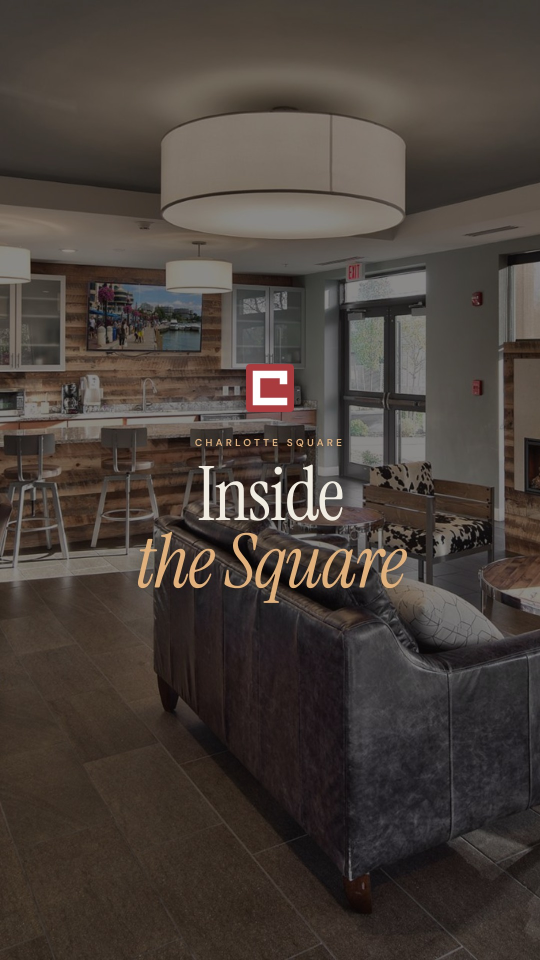
#> input picture marketing/instagram/reel-1-inside-cover.jpg, 1080 x 1920 px, given in place of grid-09-exterior.png, which was not available (shown at 1/2 size)
$ python make_reels.py reel-1-inside-cover.jpg
#> lines starting #> are read from the running program, lines starting #| are printed output that depends on the picture
### marketing/instagram/make_instagram.py
#!/usr/bin/env python3
"""Charlotte Square on Instagram: a nine-post profile grid and two Reels.

The nine posts read as one picture on the profile: photographs at the corners
and in the middle, the brand and the facts in between, in the social ads'
language (Instrument Serif with one italic accent, DM Sans small caps, the
dark ground, sand and brick). Each is a 4:5 feed post, 1080x1350 css px,
rendered at 1440x1800; the profile grid shows the middle 3:4 of each, so
nothing that matters sits within 40 px of the left or right edge.

This writes the HTML in src/. Then:
  node marketing/instagram/render.cjs        the PNGs (grid posts, reel captions and end cards)
  python3 marketing/instagram/make_reels.py  the two Reels (MP4) and the grid preview
"""
import os

HERE = os.path.dirname(os.path.abspath(__file__))
OUT = os.path.join(HERE, "src")
IMG = "../../../assets/img/"

PHONE = "(585) 748-5588"
FROM_RENT = "$2,195"          # the lowest rent on the site's live list, November 2026
RENT_AS_OF = "November 2026"
SITE = "charlottesquareroc.com"

MARK = ('<svg class="mark" viewBox="0 0 64 64" aria-hidden="true"><rect width="64" height="64" fill="#A93B3F"/>'
        '<path d="M9 9 H55 V27 H45 V19 H19 V45 H55 V55 H9 Z" fill="#fff"/></svg>')
MARK_LINE = ('<svg class="mark" viewBox="0 0 64 64" aria-hidden="true"><rect width="64" height="64" fill="#F1ECE1"/>'
             '<path d="M9 9 H55 V27 H45 V19 H19 V45 H55 V55 H9 Z" fill="#A93B3F"/></svg>')
GHOST = ('<svg class="ghost" viewBox="9 9 46 46" aria-hidden="true">'
         '<path d="M9 9 H55 V27 H45 V19 H19 V45 H55 V55 H9 Z" fill="currentColor"/></svg>')
EHO = ('<svg class="eho" viewBox="0 0 24 24" fill="none" stroke="currentColor" stroke-width="1.8" stroke-linejoin="round" aria-hidden="true">'
       '<path d="M3 11l9-7 9 7v9H3z"/><path d="M7 20v-6h10v6"/><path d="M9 17h6"/></svg>')
LEAF = ('<svg viewBox="0 0 24 24" fill="none" stroke="currentColor" stroke-width="1.8" stroke-linecap="round" stroke-linejoin="round" aria-hidden="true">'
        '<path d="M4 20c0-8 6-14 16-16-1 10-6 16-14 16"/><path d="M4 20l8-8"/></svg>')

# Where text may go, so no crop Instagram uses cuts it off (x0, y0, x1, y1 in css px).
# A feed post (4:5, 1080x1350) shows whole in the feed, the middle 3:4 on the
# profile grid today, and the middle square on older apps and some embeds: the
# safe area is inside all three, with a margin. Reels are covered by
# Instagram's buttons: the account bar at the top, the caption, sound and
# reply field at the foot, the like/comment/share column on the right. A
# Reel's cover shows on the grid as its middle 3:4, or the middle square.
SAFE_POST = (58, 159, 1022, 1191)
SAFE_REEL = (60, 220, 940, 1500)
SAFE_COVER = (60, 444, 1020, 1476)

CSS = """
:root {
  --bg: #1A1613; --cream: #F1ECE1; --paper: #EDE6D8; --body: #BEB6A7; --muted: #8F877A;
  --sand: #E2B07A; --line: rgba(241, 236, 225, .17); --brick: #A93B3F; --ink: #1A1613;
}
* { box-sizing: border-box; margin: 0; }
html, body { background: transparent; }
i { font-style: italic; }
.post {
  position: relative; overflow: hidden; width: 1080px; height: 1350px;
  background: var(--bg); color: var(--cream);
  font-family: 'DM Sans', system-ui, sans-serif; -webkit-font-smoothing: antialiased;
  padding: 170px 96px 170px; display: flex; flex-direction: column;
}
.serif { font-family: 'Instrument Serif', Georgia, serif; font-weight: 400; }
.caps { font-size: 15px; font-weight: 600; letter-spacing: .32em; text-transform: uppercase; }
.mark { width: 64px; height: 64px; border-radius: 6px; flex: none; display: block; }
.ghost { position: absolute; right: -120px; bottom: -150px; width: 620px; height: 620px; color: var(--cream); opacity: .045; pointer-events: none; }

/* ---- Photographs: full bleed, a shade at the foot for the caption. */
.post--photo { padding: 0; }
.post--photo img.bg { position: absolute; inset: 0; width: 100%; height: 100%; object-fit: cover; }
.post--photo::after { content: ""; position: absolute; inset: auto 0 0 0; height: 560px;
  background: linear-gradient(to top, rgba(18,14,12,.86), rgba(18,14,12,.5) 45%, rgba(18,14,12,0)); }
.cap { position: absolute; left: 96px; right: 96px; bottom: 170px; z-index: 2; }
.cap .caps { color: var(--sand); text-shadow: 0 1px 12px rgba(0,0,0,.5); }
.cap h2 { margin-top: 16px; font-size: 76px; line-height: 1; letter-spacing: -.01em; text-wrap: balance; text-shadow: 0 2px 24px rgba(0,0,0,.35); }
.cap h2 i { color: var(--sand); }
.corner { position: absolute; top: 160px; left: 96px; z-index: 2; width: 52px; height: 52px; }
.corner .mark { width: 52px; height: 52px; box-shadow: 0 4px 20px rgba(0,0,0,.3); }
.badge { position: absolute; top: 166px; right: 96px; z-index: 2; display: flex; align-items: center; gap: 12px;
  padding: 14px 22px 14px 18px; border-radius: 999px; background: rgba(26,22,19,.78); color: var(--cream);
  font-size: 15px; font-weight: 600; letter-spacing: .24em; text-transform: uppercase; }
.badge svg { width: 24px; height: 24px; color: #D9B45A; }

/* ---- The brand panel */
.brandpanel { justify-content: center; align-items: center; text-align: center; }
.brandpanel .mark { width: 120px; height: 120px; border-radius: 10px; }
.brandpanel .wm { margin-top: 56px; font-size: 128px; line-height: .9; letter-spacing: -.015em; }
.brandpanel .wm i { color: var(--sand); }
.brandpanel .rule { width: 120px; height: 1px; background: var(--line); margin: 52px auto 0; }
.brandpanel .caps { margin-top: 44px; color: var(--sand); line-height: 2; }
.brandpanel .small { margin-top: 10px; color: var(--body); font-size: 22px; }

/* ---- Facts, on paper */
.post--paper { background: var(--paper); color: var(--ink); }
.post--paper .ghost { color: var(--ink); opacity: .05; }
.post--paper .caps { color: var(--brick); }
.facts h2 { margin-top: 64px; font-size: 132px; line-height: .92; letter-spacing: -.015em; }
.facts h2 i { color: var(--brick); }
.facts dl { margin-top: auto; border-top: 1px solid rgba(26,22,19,.18); }
.facts dl div { display: flex; align-items: baseline; justify-content: space-between; gap: 24px; padding: 26px 0; border-bottom: 1px solid rgba(26,22,19,.18); }
.facts dt { font-size: 15px; font-weight: 600; letter-spacing: .24em; text-transform: uppercase; color: #6E665B; }
.facts dd { font-family: 'Instrument Serif', Georgia, serif; font-size: 64px; line-height: 1; white-space: nowrap; }

/* ---- Brick: one strong colour block */
.post--brick { background: var(--brick); }
.post--brick .caps { color: #F6D9B8; }
.post--brick h2 { margin-top: auto; font-size: 150px; line-height: .9; letter-spacing: -.02em; }
.post--brick h2 i { color: #F6D9B8; }
.post--brick p.sub { margin-top: 40px; font-size: 30px; line-height: 1.4; color: #F7E7DA; max-width: 760px; }
.post--brick .ghost { opacity: .06; }
.post--brick .top { display: flex; justify-content: space-between; align-items: center; }

/* ---- Now leasing */
.lease .caps.k { color: var(--sand); }
.lease h2 { margin-top: 72px; font-size: 150px; line-height: .9; letter-spacing: -.02em; }
.lease h2 i { color: var(--sand); }
.lease .from { margin-top: 60px; padding: 30px 0; border-top: 1px solid var(--line); border-bottom: 1px solid var(--line);
  display: flex; align-items: baseline; gap: 22px; }
.lease .from .fig { font-family: 'Instrument Serif', Georgia, serif; font-size: 92px; line-height: 1; }
.lease .from .lab { font-size: 22px; color: var(--body); line-height: 1.35; }
.lease .call { margin-top: auto; }
.lease .call .caps { color: var(--sand); }
.lease .call .num { margin-top: 10px; font-size: 64px; font-weight: 500; letter-spacing: -.01em; }
.lease .call .site { margin-top: 12px; font-size: 26px; color: var(--body); }
.legal { margin-top: 40px; display: flex; align-items: center; gap: 12px; font-size: 14px; letter-spacing: .02em; color: var(--muted); }
.eho { width: 20px; height: 20px; flex: none; }

/* ---- Reels: 1080x1920, captions in the space Instagram's buttons leave free
   (clear of the top 220 px, the bottom 380 px and the right-hand 140 px). */
.reelcap { width: 1080px; height: 1920px; position: relative; font-family: 'DM Sans', system-ui, sans-serif; color: var(--cream); -webkit-font-smoothing: antialiased; }
.reelcap .shade { position: absolute; inset: auto 0 0 0; height: 1000px;
  background: linear-gradient(to top, rgba(18,14,12,.0) 0, rgba(18,14,12,.72) 30%, rgba(18,14,12,.4) 62%, rgba(18,14,12,0)); }
.reelcap .box { position: absolute; left: 84px; right: 160px; bottom: 444px; }
.reelcap .caps { color: var(--sand); font-size: 18px; text-shadow: 0 1px 14px rgba(0,0,0,.55); }
.reelcap h2 { margin-top: 18px; font-size: 104px; line-height: .96; letter-spacing: -.012em; text-wrap: balance; text-shadow: 0 2px 28px rgba(0,0,0,.4); }
.reelcap h2 i { color: var(--sand); }
.reelcap .brand { position: absolute; top: 240px; left: 84px; display: flex; align-items: center; gap: 18px; }
.reelcap .brand .mark { width: 56px; height: 56px; box-shadow: 0 4px 20px rgba(0,0,0,.3); }
.reelcap .brand .wm { font-size: 40px; text-shadow: 0 2px 18px rgba(0,0,0,.5); }
.reelcap .brand .wm i { color: var(--sand); }

.endcard { width: 1080px; height: 1920px; position: relative; overflow: hidden; background: var(--bg); color: var(--cream);
  font-family: 'DM Sans', system-ui, sans-serif; -webkit-font-smoothing: antialiased; padding: 300px 160px 420px 84px; display: flex; flex-direction: column; }
.endcard .ghost { width: 900px; height: 900px; right: -220px; bottom: 120px; }
.endcard .mark { width: 96px; height: 96px; border-radius: 8px; }
.endcard .caps { margin-top: 64px; color: var(--sand); font-size: 18px; }
.endcard h2 { margin-top: 28px; font-size: 170px; line-height: .88; letter-spacing: -.02em; }
.endcard h2 i { color: var(--sand); }
.endcard .from { margin-top: 64px; padding: 34px 0; border-top: 1px solid var(--line); border-bottom: 1px solid var(--line); font-size: 30px; color: var(--body); line-height: 1.45; }
.endcard .from b { font-family: 'Instrument Serif', Georgia, serif; font-weight: 400; font-size: 84px; color: var(--cream); display: block; line-height: 1; margin-bottom: 10px; }
.endcard .call { margin-top: auto; }
.endcard .call .caps { margin-top: 0; }
.endcard .num { margin-top: 12px; font-size: 76px; font-weight: 500; letter-spacing: -.01em; }
.endcard .site { margin-top: 14px; font-size: 30px; color: var(--body); }
.endcard .legal { margin-top: 36px; font-size: 17px; }
.endcard .eho { width: 22px; height: 22px; }

/* ---- Reel covers: what the profile grid shows for each Reel. Everything
   sits in the middle square, the smallest crop Instagram has used. */
.cover { width: 1080px; height: 1920px; position: relative; overflow: hidden; background: var(--bg); color: var(--cream);
  font-family: 'DM Sans', system-ui, sans-serif; -webkit-font-smoothing: antialiased; }
.cover img.bg { position: absolute; inset: 0; width: 100%; height: 100%; object-fit: cover; }
.cover::after { content: ""; position: absolute; inset: 0; background: rgba(18,14,12,.5); }
.cover .in { position: absolute; z-index: 2; left: 96px; right: 96px; top: 444px; height: 1032px;
  display: flex; flex-direction: column; justify-content: center; align-items: center; text-align: center; }
.cover .mark { width: 96px; height: 96px; border-radius: 8px; }
.cover .caps { margin-top: 48px; color: var(--sand); font-size: 20px; text-shadow: 0 1px 14px rgba(0,0,0,.5); }
.cover h2 { margin-top: 24px; font-size: 150px; line-height: .9; letter-spacing: -.02em; text-shadow: 0 2px 30px rgba(0,0,0,.45); }
.cover h2 i { color: var(--sand); }
"""


# [18 lines left out: function page, not called in this run]


def photo(img, kicker, line, pos="50% 50%", badge=""):
    return (f'<div class="post post--photo"><img class="bg" src="{IMG}{img}" alt="" style="object-position:{pos}">'
            f'<div class="corner">{MARK}</div>{badge}'
            f'<div class="cap"><p class="caps">{kicker}</p><h2 class="serif">{line}</h2></div></div>')


LEGAL = (f'<p class="legal">{EHO}<span>Equal Housing Opportunity · Managed by Evolution24 Properties · '
         f'Rent as listed, {RENT_AS_OF}</span></p>')

# The grid as it reads on the profile, left to right, top to bottom.
# Instagram puts the newest post top left, so they are posted in the reverse
# order: the file numbers are the posting order (01 first, 09 last).
GRID = [
    # Top row
    ("09-exterior", photo("hero-exterior.jpg", "50 Charlotte Street", "Rochester&rsquo;s <i>East End</i>", "46% 50%")),
    ("08-brand", f"""<div class="post brandpanel">{GHOST}{MARK}
      <p class="wm serif">Charlotte<br><i>Square</i></p><div class="rule"></div>
      <p class="caps">Luxury apartments<br>Rochester, New York</p></div>"""),
    ("07-terrace", photo("terrace.jpg", "The terrace", "Grills, a fire pit, <i>downtown views</i>", "50% 40%")),
    # Middle row
    ("06-facts", f"""<div class="post post--paper facts"><p class="caps">The homes</p>
      <h2 class="serif">Room to <i>live.</i></h2>
      <dl><div><dt>Bedrooms</dt><dd>1 to 3</dd></div>
      <div><dt>Square feet</dt><dd>765 to 1,640</dd></div>
      <div><dt>Homes</dt><dd>72</dd></div></dl></div>"""),
    ("05-leed", photo("hero-aerial.jpg", "LEED Gold certified", "Built green, <i>solar on the roof</i>", "57% 50%",
                      badge=f'<p class="badge">{LEAF}LEED Gold</p>')),
    ("04-parking", f"""<div class="post post--brick">{GHOST}<div class="top">{MARK_LINE}<p class="caps">Every lease</p></div>
      <h2 class="serif">Parking,<br><i>included.</i></h2>
      <p class="sub">A garage space comes with every home. No circling the block.</p></div>"""),
    # Bottom row
    ("03-living", photo("unit-living.jpg", "The residences", "Open plans, <i>big windows</i>", "50% 55%")),
    ("02-leasing", f"""<div class="post lease">{GHOST}<p class="caps k">Charlotte Square</p>
      <h2 class="serif">Now<br><i>leasing.</i></h2>
      <div class="from"><span class="fig">From {FROM_RENT}</span><span class="lab">a month.<br>A garage space included.</span></div>
      <div class="call"><p class="caps">Call Tatum to tour</p><p class="num">{PHONE}</p><p class="site">{SITE}</p></div>
      {LEGAL}</div>"""),
    ("01-east-end", photo("east-end-street.jpg", "The East End", "Theatre, dinner, coffee, <i>on foot</i>", "50% 40%")),
]

# The two Reels: a photograph, how it moves, and its caption.
#   move: ("pan", from_x, to_x) across a wide picture, 0..1 of the free width;
#         ("zoom", from, to) into a tall one, about a focus point.
REELS = {
    "reel-1-inside": [
        ("lobby-lounge.jpg", ("pan", 0.35, 0.65), "Charlotte Square", "Come <i>on in.</i>"),
        ("hero-lounge.jpg", ("pan", 0.25, 0.6), "The lounge", "A fireplace <i>downstairs</i>"),
        ("unit-living.jpg", ("zoom", 1.0, 1.1), "The residences", "Light from <i>wall to wall</i>"),
        ("unit-kitchen-range.jpg", ("pan", 0.3, 0.7), "The kitchen", "Stainless, <i>and room to cook</i>"),
        ("unit-bedroom-2.jpg", ("zoom", 1.08, 1.0), "The bedroom", "Room <i>to rest</i>"),
        ("hero-terrace.jpg", ("pan", 0.65, 0.35), "The terrace", "And your <i>evenings</i>"),
    ],
    "reel-2-east-end": [
        ("hero-aerial.jpg", ("pan", 0.45, 0.72), "Rochester&rsquo;s East End", "50 Charlotte <i>Street</i>"),
        ("charlotte-street.jpg", ("pan", 0.55, 0.3), "Home", "On a <i>tree-lined</i> street"),
        ("east-end-street.jpg", ("zoom", 1.0, 1.1), "Out the door", "Theatre nights, <i>on foot</i>"),
        ("neighborhood-hero.jpg", ("pan", 0.3, 0.7), "Downtown", "The city, <i>right there</i>"),
        ("hero-park.jpg", ("pan", 0.6, 0.3), "Next door", "A pocket park, <i>all yours</i>"),
        ("hero-exterior.jpg", ("pan", 0.35, 0.6), "Now leasing", "Come <i>see it.</i>"),
    ],
}


# [4 lines left out: function reel_caption, not called in this run]


ENDCARD = f"""<div class="endcard">{GHOST}{MARK}
  <p class="caps">Charlotte Square · East End, Rochester</p>
  <h2 class="serif">Now<br><i>leasing.</i></h2>
  <p class="from"><b>From {FROM_RENT} a month</b>One to three bedrooms. A garage space with every lease.</p>
  <div class="call"><p class="caps">Call Tatum to tour</p><p class="num">{PHONE}</p><p class="site">{SITE}</p></div>
  {LEGAL}</div>"""


COVERS = {
    "reel-1-inside": ("hero-lounge.jpg", "40% 50%", "Charlotte Square", "Inside<br><i>the Square</i>"),
    "reel-2-east-end": ("hero-aerial.jpg", "60% 50%", "Charlotte Square", "Your<br><i>East End</i>"),
}


def cover(img, pos, kicker, title):
    return (f'<div class="cover"><img class="bg" src="{IMG}{img}" alt="" style="object-position:{pos}">'
            f'<div class="in">{MARK}<p class="caps">{kicker}</p><h2 class="serif">{title}</h2></div></div>')


# [18 lines left out: function main, not called in this run]


# [2 lines that do not run on import are left out]

### marketing/instagram/make_reels.py
#!/usr/bin/env python3
"""The two Reels and the grid preview, from the PNGs render.cjs made.

Each Reel shot moves slowly across or into a photograph (sub-pixel, so the
motion is smooth), its caption fades up, shots cross-fade, and the end card
holds. 1080x1920, 30 fps, H.264, no sound: add a track from Instagram's own
library when posting, which is licensed for it.

  python3 marketing/instagram/make_reels.py           both Reels and the preview
  python3 marketing/instagram/make_reels.py preview   only the grid preview
Needs Pillow and ffmpeg.
"""
import os
import subprocess
import sys

from PIL import Image

sys.path.insert(0, os.path.dirname(os.path.abspath(__file__)))
from make_instagram import GRID, REELS  # noqa: E402

HERE = os.path.dirname(os.path.abspath(__file__))
BUILD = os.path.join(HERE, "build")
IMG = os.path.join(HERE, "..", "..", "assets", "img")
W, H, FPS = 1080, 1920, 30
SHOT, FADE, END = 2.6, 0.5, 3.2       # seconds: each shot, each cross-fade, the end card


def ease(t):
    return t * t * (3 - 2 * t)


# [77 lines left out: functions shot_frames, with_caption, make_reel, not called in this run]


def make_preview():
    """The nine posts as the profile shows them: the middle 3:4 of each, 2 px apart."""
    tile_w, gap = 360, 3
    tile_h = tile_w * 4 // 3
    sheet = Image.new("RGB", (tile_w * 3 + gap * 2, tile_h * 3 + gap * 2), "white")
#> sheet: PIL image 1086x1446 RGB; every value is 255
    for i, (name, _) in enumerate(GRID):
        im = Image.open(os.path.join(BUILD, f"grid-{name}.png")).convert("RGB")
#> im is the input picture: PIL image 1080x1920 RGB; mean R, G, B 72.7, 64.3, 58.5
        cw = im.height * 3 / 4
#> cw = 1440
        x0 = (im.width - cw) / 2
#> x0 = -180
        im = im.crop((round(x0), 0, round(x0 + cw), im.height)).resize((tile_w, tile_h), Image.Resampling.LANCZOS)
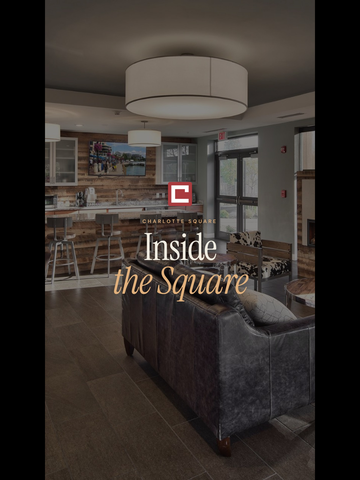
#> im: PIL image 360x480 RGB; mean R, G, B 54.5, 48.2, 43.9
        sheet.paste(im, ((i % 3) * (tile_w + gap), (i // 3) * (tile_h + gap)))
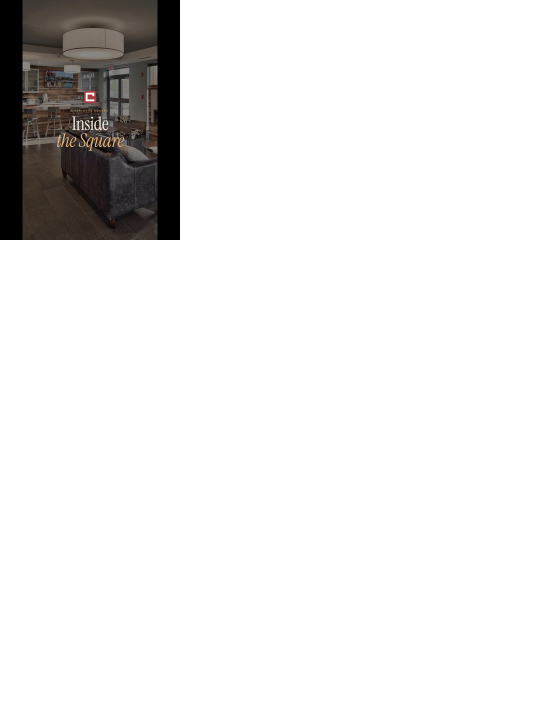
#> sheet: PIL image 1086x1446 RGB (shown at 1/2 size); mean R, G, B 232.9, 232.2, 231.8
#> pass 2 of the loop in make_preview, `for i, (name, _) in enumerate(GRID):`:
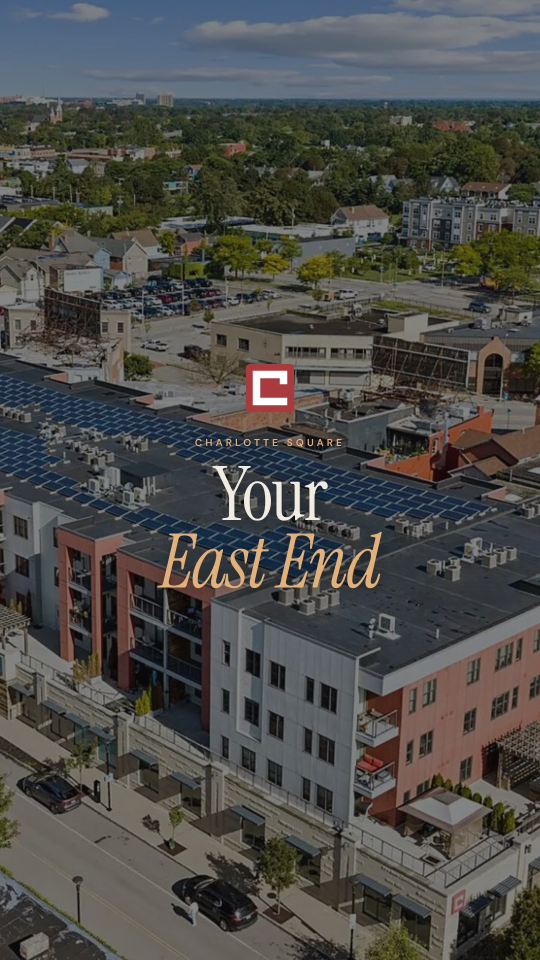
#> input picture marketing/instagram/reel-2-east-end-cover.jpg, 1080 x 1920 px, given in place of grid-08-brand.png, which was not available (shown at 1/2 size)
#> in make_preview, im is the input picture: PIL image 1080x1920 RGB; mean R, G, B 76.6, 76.3, 73.2
#> in make_preview, `im = im.crop((round(x0), 0, round(x0 + cw), im.height)).resize((tile_w..`:
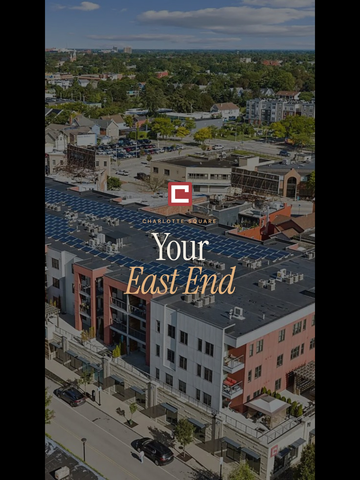
#> im: PIL image 360x480 RGB; mean R, G, B 57.5, 57.2, 54.9
#> in make_preview, `sheet.paste(im, ((i % 3) * (tile_w + gap), (i // 3) * (tile_h + gap)))`:
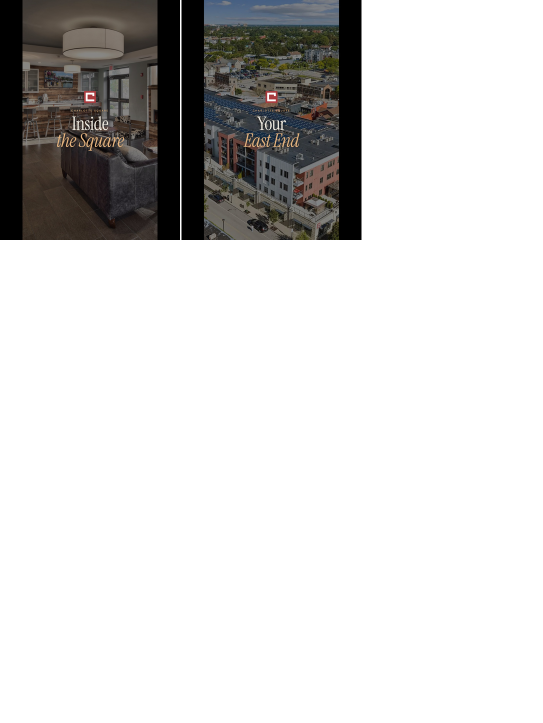
#> sheet: PIL image 1086x1446 RGB (shown at 1/2 size); mean R, G, B 211.2, 210.5, 209.8
    out = os.path.join(HERE, "grid-preview.jpg")
    sheet.save(out, quality=90)
    print("wrote", os.path.relpath(out))


# [5 lines left out: function copy_posts, not called in this run]


if __name__ == "__main__":
#> (the run stopped early here; a loop or call above may not have finished)
